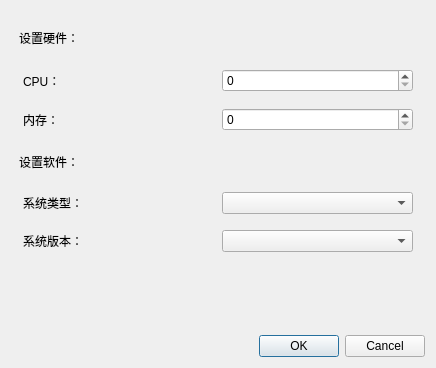
<?xml version="1.0" encoding="UTF-8"?>
<ui version="4.0">
 <class>Form</class>
 <widget class="QWidget" name="Form">
  <property name="geometry">
   <rect>
    <x>0</x>
    <y>0</y>
    <width>436</width>
    <height>368</height>
   </rect>
  </property>
  <property name="windowTitle">
   <string>Form</string>
  </property>
  <layout class="QVBoxLayout" name="verticalLayout_2">
   <item>
    <layout class="QVBoxLayout" name="verticalLayout">
     <property name="spacing">
      <number>8</number>
     </property>
     <property name="leftMargin">
      <number>8</number>
     </property>
     <property name="topMargin">
      <number>8</number>
     </property>
     <property name="rightMargin">
      <number>8</number>
     </property>
     <property name="bottomMargin">
      <number>8</number>
     </property>
     <item>
      <widget class="QLabel" name="label_3">
       <property name="text">
        <string>设置硬件：</string>
       </property>
      </widget>
     </item>
     <item>
      <layout class="QHBoxLayout" name="horizontalLayout_3">
       <property name="leftMargin">
        <number>4</number>
       </property>
       <property name="topMargin">
        <number>4</number>
       </property>
       <property name="rightMargin">
        <number>4</number>
       </property>
       <property name="bottomMargin">
        <number>4</number>
       </property>
       <item>
        <widget class="QLabel" name="label_4">
         <property name="text">
          <string>CPU：</string>
         </property>
        </widget>
       </item>
       <item>
        <widget class="QSpinBox" name="spinBox"/>
       </item>
      </layout>
     </item>
     <item>
      <layout class="QHBoxLayout" name="horizontalLayout_4">
       <property name="leftMargin">
        <number>4</number>
       </property>
       <property name="topMargin">
        <number>4</number>
       </property>
       <property name="rightMargin">
        <number>4</number>
       </property>
       <property name="bottomMargin">
        <number>4</number>
       </property>
       <item>
        <widget class="QLabel" name="label_5">
         <property name="text">
          <string>内存：</string>
         </property>
        </widget>
       </item>
       <item>
        <widget class="QSpinBox" name="spinBox_2"/>
       </item>
      </layout>
     </item>
     <item>
      <widget class="QLabel" name="label">
       <property name="text">
        <string>设置软件：</string>
       </property>
      </widget>
     </item>
     <item>
      <layout class="QHBoxLayout" name="horizontalLayout">
       <property name="leftMargin">
        <number>4</number>
       </property>
       <property name="topMargin">
        <number>4</number>
       </property>
       <property name="rightMargin">
        <number>4</number>
       </property>
       <property name="bottomMargin">
        <number>4</number>
       </property>
       <item>
        <widget class="QLabel" name="label_2">
         <property name="text">
          <string>系统类型：</string>
         </property>
        </widget>
       </item>
       <item>
        <widget class="QComboBox" name="comboBox"/>
       </item>
      </layout>
     </item>
     <item>
      <layout class="QHBoxLayout" name="horizontalLayout_2">
       <property name="leftMargin">
        <number>4</number>
       </property>
       <property name="topMargin">
        <number>4</number>
       </property>
       <property name="rightMargin">
        <number>4</number>
       </property>
       <property name="bottomMargin">
        <number>4</number>
       </property>
       <item>
        <widget class="QLabel" name="label_6">
         <property name="text">
          <string>系统版本：</string>
         </property>
        </widget>
       </item>
       <item>
        <widget class="QComboBox" name="comboBox_2"/>
       </item>
      </layout>
     </item>
    </layout>
   </item>
   <item>
    <spacer name="verticalSpacer">
     <property name="orientation">
      <enum>Qt::Vertical</enum>
     </property>
     <property name="sizeType">
      <enum>QSizePolicy::Fixed</enum>
     </property>
     <property name="sizeHint" stdset="0">
      <size>
       <width>20</width>
       <height>65</height>
      </size>
     </property>
    </spacer>
   </item>
   <item>
    <widget class="QDialogButtonBox" name="buttonBox">
     <property name="standardButtons">
      <set>QDialogButtonBox::Cancel|QDialogButtonBox::Ok</set>
     </property>
    </widget>
   </item>
  </layout>
 </widget>
 <resources/>
 <connections/>
</ui>
